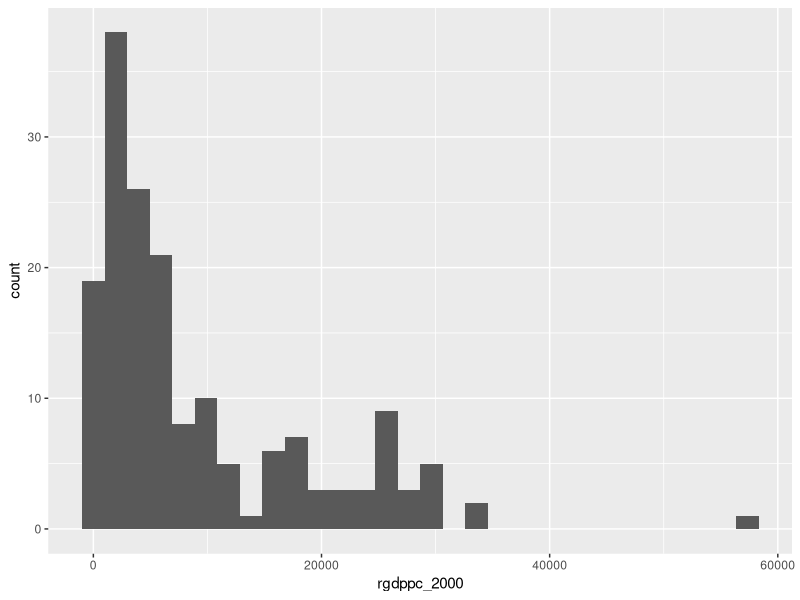
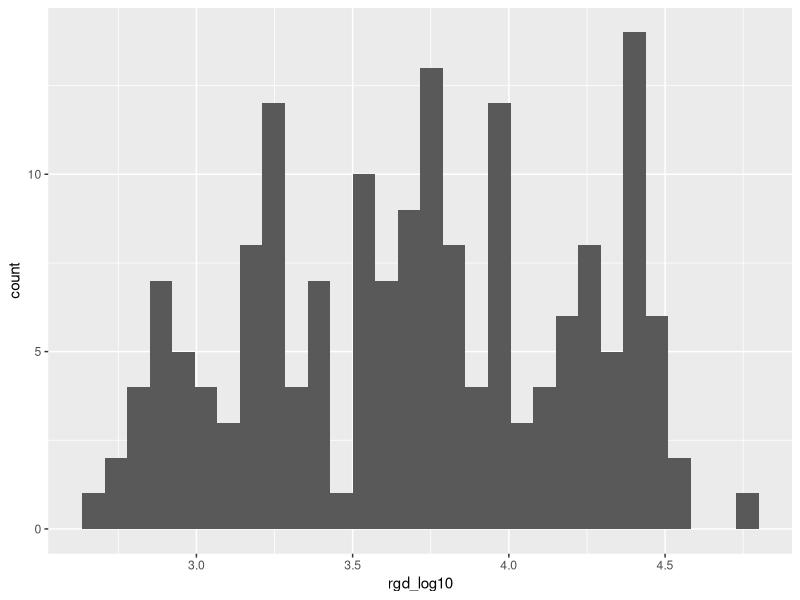
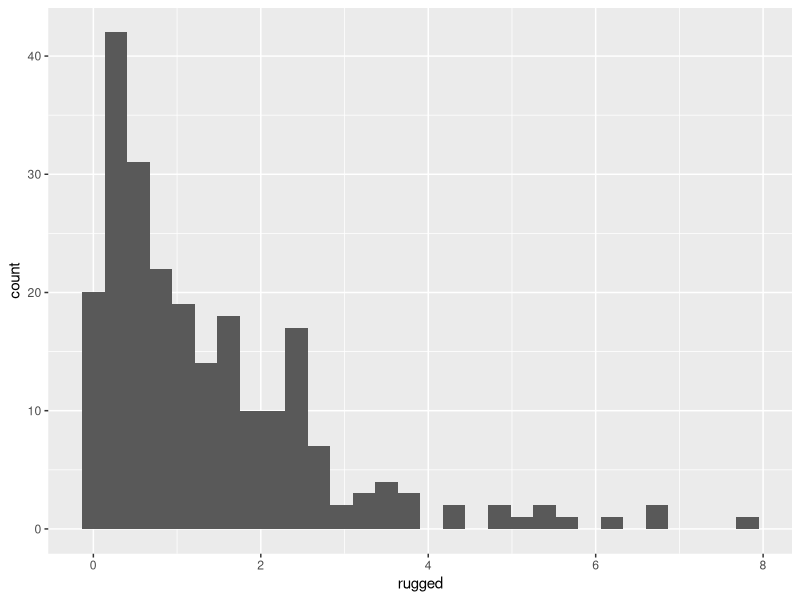
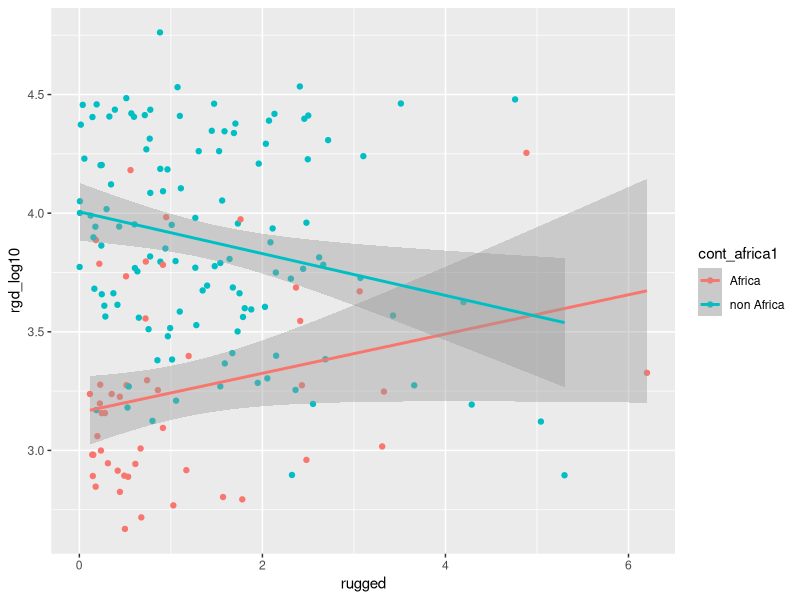
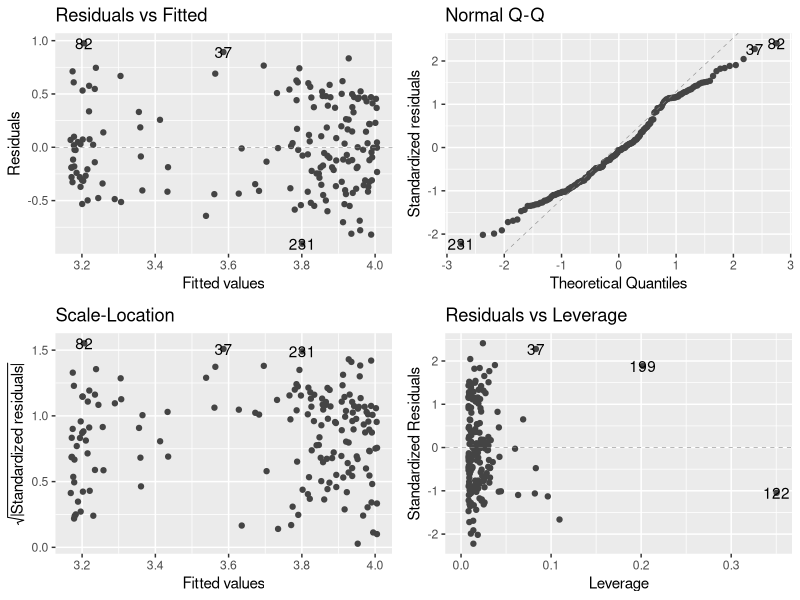
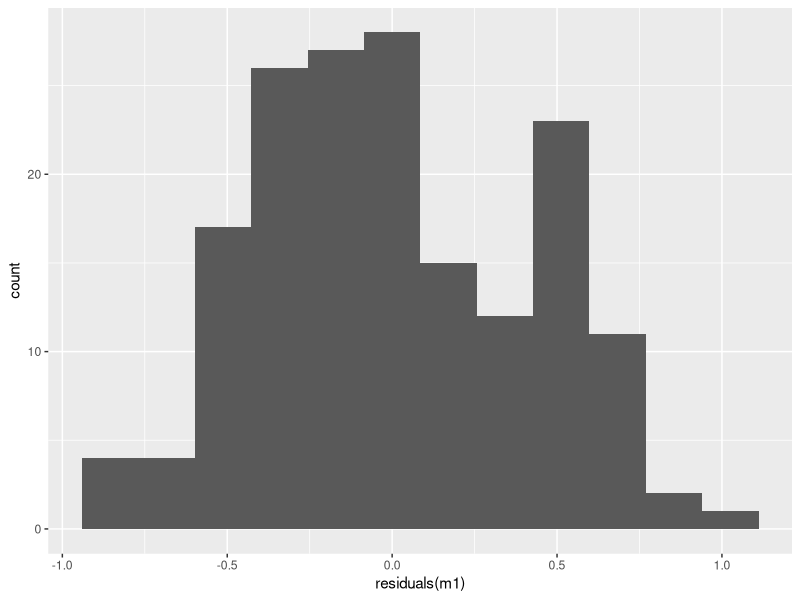
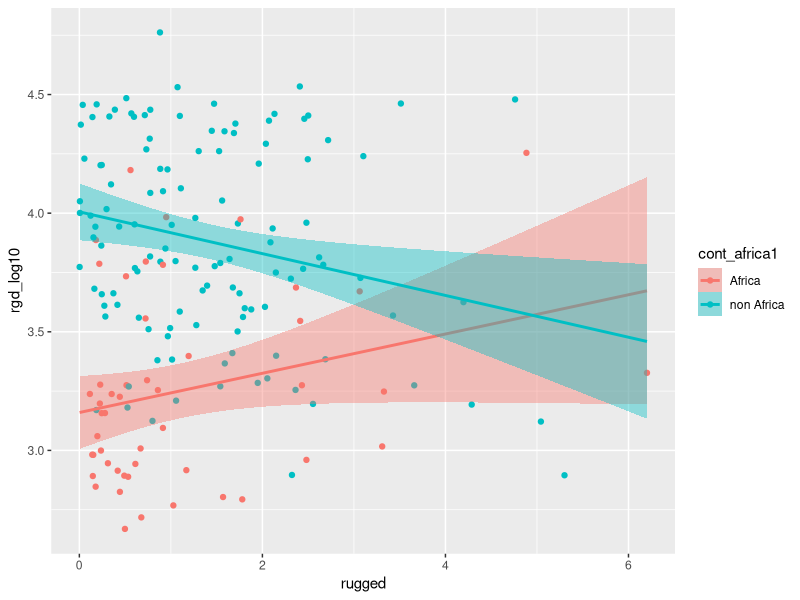

The R source for these figures, in order:
## ---- chunk 1
knitr::opts_chunk$set(echo = TRUE)

## ---- chunk 2
# Importing libraries
suppressPackageStartupMessages({
  # Importing libraries
  library("ggplot2")
  library("dplyr")
  library("ggfortify")
  library('tidyverse')
  library('GGally')
})


# Load data

data <- read.csv('data/rugged.csv', stringsAsFactors = T)
## ---- chunk 3

ggplot(data, aes(x= rgdppc_2000)) +
  geom_histogram()
## ---- chunk 4

data <- mutate(data, rgd_log10 = log10(rgdppc_2000))

ggplot(data, aes(x= rgd_log10)) +
  geom_histogram()
## ---- chunk 5

data <- mutate(data, cont_africa1 = as.factor(ifelse(data$cont_africa == 1, 'Africa', 'non Africa')))
# Check distribution of countries
table(data$cont_africa1)
## ---- chunk 6

ggplot(data, aes(x= rugged)) +
  geom_histogram()
## ---- chunk 7

data %>%
  arrange(desc(rugged)) %>%
  select(country)
## ---- chunk 8

sum(is.na(data$rgd_log10))
datar <- na.omit(select(data, rugged, cont_africa1, rgd_log10))

# Check distribution of continent in the new dataset
table(datar$cont_africa1)
## ---- chunk 9

ggplot(datar, aes(x = rugged, y = rgd_log10, color = cont_africa1)) +
  geom_point() + 
  geom_smooth(method = 'lm')
## ---- chunk 10

m1 <- lm(rgd_log10 ~ rugged * cont_africa1, data = datar)
summary(m1)
autoplot(m1, smooth.colour = NA)
## ---- chunk 11

resid <- residuals(m1)

ggplot(m1, aes(x = residuals(m1))) +
  geom_histogram(bins = 12)
## ---- chunk 12

new.x <- expand.grid(rugged = seq(min(datar$rugged), max(datar$rugged), length.out = 170),
                     cont_africa1 = levels(datar$cont_africa1))

pred_gdp <- predict(m1, newdata = new.x, interval = 'confidence')

addThese_gdp <- data.frame(new.x, pred_gdp)
addThese_gdp <- rename(addThese_gdp, rgd_log10 = fit)

ggplot(datar, aes(x = rugged, y = rgd_log10, colour = cont_africa1)) +
  geom_point() +
  geom_smooth(data = addThese_gdp, aes(ymin = lwr, ymax = upr, fill = cont_africa1),
              stat = 'identity')
## ---- chunk 13

anova(m1)
